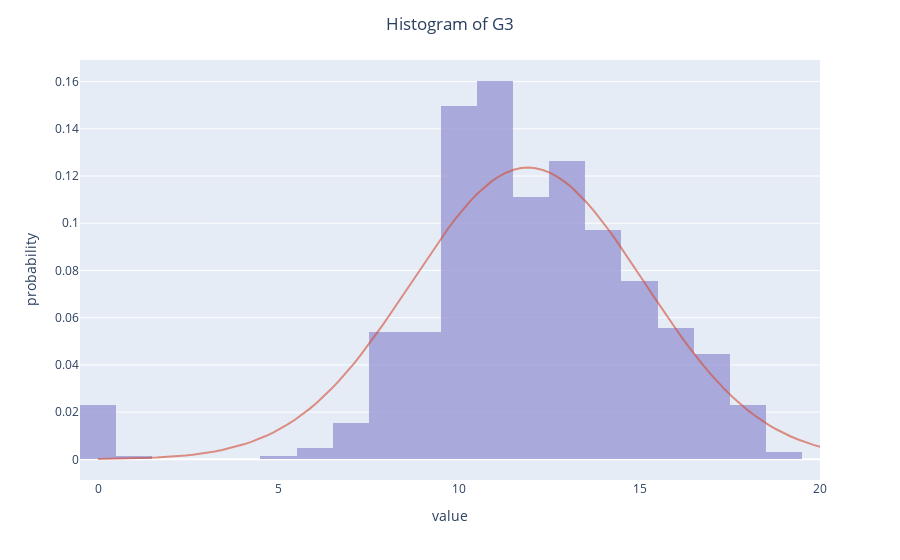

The notebook cell this image was saved under:
### Code cell
from scipy.stats import norm
import plotly.graph_objects as go
  
# Generate some data for this 
# demonstration.
dat = data['G3']
  
# Fit a normal distribution to
# the data:
# mean and standard deviation
mu, std = norm.fit(dat) 
x = np.linspace(0, 20, 100)
p = norm.pdf(x, mu, std)
fig = px.histogram(G3, opacity = 0.8, histnorm="probability")
fig.update_traces(marker=dict(color='#9A99D6'))

fig.add_trace(go.Scatter(x = x, y = p, mode = "lines", opacity = 0.6, line = dict(color = "#D44D35")))

fig.update_layout(title='Histogram of G3', title_x = 0.5, showlegend = False)
fig.show()

### Figure 1 — Plotly figure (JSON) as saved in the notebook; plotly's stock layout.template omitted (floating-point values rounded to 4 significant figures; data arrays with more than 128 entries replaced by an {"elided": "..."} marker saying what was removed)
{"data": [{"alignmentgroup": "True", "bingroup": "x", "histnorm": "probability", "hovertemplate": "variable=G3<br>value=%{x}<br>probability=%{y}<extra></extra>", "legendgroup": "G3", "marker": {"color": "#9A99D6", "opacity": 0.8, "pattern": {"shape": ""}}, "name": "G3", "offsetgroup": "G3", "orientation": "v", "showlegend": true, "type": "histogram", "x": {"elided": "649 int values"}, "xaxis": "x", "yaxis": "y"}, {"line": {"color": "#D44D35"}, "mode": "lines", "opacity": 0.6, "type": "scatter", "x": [0, 0.202, 0.404, 0.6061, 0.8081, 1.01, 1.212, 1.414, 1.616, 1.818, 2.02, 2.222, 2.424, 2.626, 2.828, 3.03, 3.232, 3.434, 3.636, 3.838, 4.04, 4.242, 4.444, 4.646, 4.848, 5.051, 5.253, 5.455, 5.657, 5.859, 6.061, 6.263, 6.465, 6.667, 6.869, 7.071, 7.273, 7.475, 7.677, 7.879, 8.081, 8.283, 8.485, 8.687, 8.889, 9.091, 9.293, 9.495, 9.697, 9.899, 10.1, 10.3, 10.51, 10.71, 10.91, 11.11, 11.31, 11.52, 11.72, 11.92, 12.12, 12.32, 12.53, 12.73, 12.93, 13.13, 13.33, 13.54, 13.74, 13.94, 14.14, 14.34, 14.55, 14.75, 14.95, 15.15, 15.35, 15.56, 15.76, 15.96, 16.16, 16.36, 16.57, 16.77, 16.97, 17.17, 17.37, 17.58, 17.78, 17.98, 18.18, 18.38, 18.59, 18.79, 18.99, 19.19, 19.39, 19.6, 19.8, 20], "y": [0.0001375, 0.0001728, 0.0002164, 0.0002699, 0.0003354, 0.0004151, 0.0005117, 0.0006283, 0.0007686, 0.0009364, 0.001136, 0.001374, 0.001654, 0.001984, 0.002371, 0.002821, 0.003344, 0.003949, 0.004645, 0.005442, 0.00635, 0.007382, 0.008547, 0.009858, 0.01133, 0.01296, 0.01477, 0.01678, 0.01897, 0.02137, 0.02399, 0.02681, 0.02985, 0.03311, 0.03658, 0.04025, 0.04412, 0.04817, 0.05239, 0.05675, 0.06124, 0.06583, 0.07048, 0.07517, 0.07985, 0.08449, 0.08906, 0.0935, 0.09778, 0.1019, 0.1057, 0.1092, 0.1125, 0.1153, 0.1178, 0.1199, 0.1215, 0.1227, 0.1234, 0.1236, 0.1233, 0.1226, 0.1213, 0.1196, 0.1175, 0.115, 0.1121, 0.1088, 0.1052, 0.1013, 0.09724, 0.09293, 0.08847, 0.08389, 0.07924, 0.07455, 0.06987, 0.06523, 0.06065, 0.05618, 0.05183, 0.04763, 0.0436, 0.03976, 0.03611, 0.03267, 0.02944, 0.02643, 0.02363, 0.02105, 0.01867, 0.0165, 0.01453, 0.01274, 0.01113, 0.009679, 0.008387, 0.00724, 0.006225, 0.005331]}], "layout": {"barmode": "relative", "legend": {"title": {"text": "variable"}, "tracegroupgap": 0}, "margin": {"t": 60}, "showlegend": false, "title": {"text": "Histogram of G3", "x": 0.5}, "xaxis": {"anchor": "y", "domain": [0, 1], "title": {"text": "value"}}, "yaxis": {"anchor": "x", "domain": [0, 1], "title": {"text": "probability"}}}}
